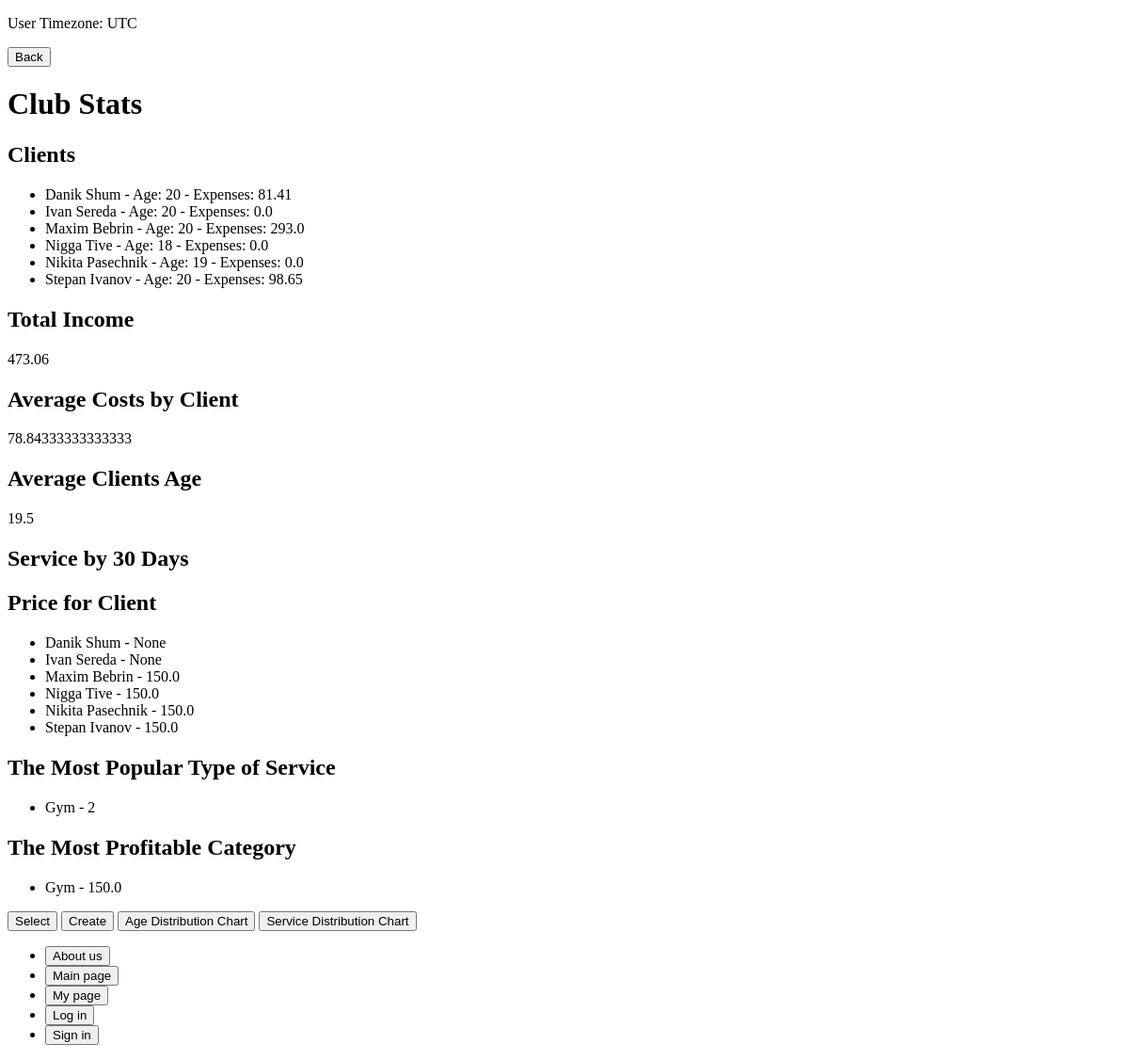
/su/ (signed in), run on an earlier commit of the app's database.
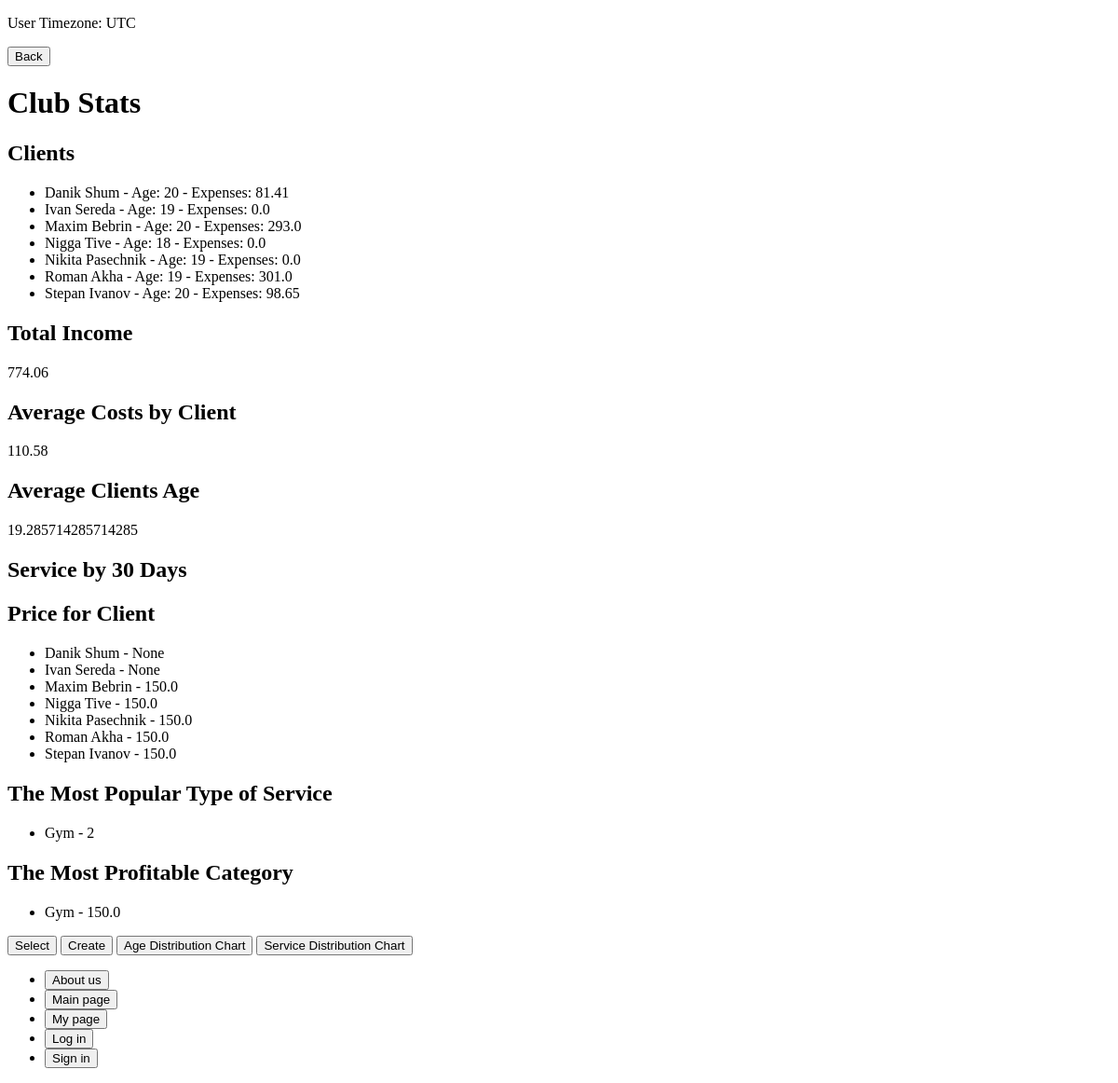
And on a later commit of the database.
### entities/models.py (models this page shows, shortened)
class Base(models.Model):
    create_date = models.DateTimeField(auto_now=True)
    update_date = models.DateTimeField(auto_now=True)
    local_create_date = models.DateTimeField(auto_now=True)
    local_update_date = models.DateTimeField(auto_now=True)
    class Meta:
        abstract = True

class Client(Base):
    user = models.OneToOneField(User, on_delete=models.CASCADE)
    phone_regex = RegexValidator(
        regex=r'\+\d{3} \(\d{2}\) \d{3}-\d{2}-\d{2}$',
        message="+375 (29) XXX-XX-XX;   "
    )
    age = models.PositiveSmallIntegerField(default=0)
    first_name = models.CharField(max_length=50)
    last_name = models.CharField(max_length=50)
    date_of_birth = models.DateField(default=datetime.date.today())
    phone_number = models.CharField(
        validators=[phone_regex],
        max_length=19,
        blank=True,
        null=True
    )
    costs = models.FloatField(default=0, validators=[MinValueValidator(0)])

### entities/views.py (the view)
# urls.py: path('su/', views.superuser_page, name='superuser'),
@login_required(login_url='admin/')
def superuser_page(request):
    clients = Client.objects.all().order_by("first_name")
    total_costs = clients.aggregate(Sum("costs"))
    avg_costs = clients.aggregate(Avg("costs"))
    avg_age = clients.aggregate(Avg("age"))["age__avg"]
    now = datetime.datetime.now()
    one_month_ago = now - timedelta(days=30)
    group_services = Group.objects.annotate(
        total_services=Count("service", filter=models.Q(service__start_time__gte=one_month_ago, service__start_time__lte=now))
    )
    client_services = clients.annotate(
        total_services=Sum("group__service__price")
    )
    service_categories = Service.objects.values("typeOfservice").annotate(
        count=Count("id")
    ).order_by("-count")
    profitable_services = Service.objects.values("typeOfservice").annotate(
        total_revenue=Sum("price")
    ).order_by("-total_revenue")
    context = {
        "clients": clients,
        "total_costs": total_costs["costs__sum"],
        "avg_costs": avg_costs["costs__avg"],
        "avg_age": avg_age,
        "group_services": group_services,
        "client_services": client_services,
        "service_categories": service_categories,
        "profitable_services": profitable_services,
    }
    return render(request, 'SuperuserPage.html', context)

### entities/templates/SuperuserPage.html (shortened to what this page needs)
{% extends "extender.html" %}
{% block content %}
<!DOCTYPE html>
<html lang="en">
<head>
</head>
<body>
    <header>
        <a href="{% url 'entities:homepage' %}"><button>Back</button></a>
    </header>
    <div class="content">
        <h1>Club Stats</h1>
        <h2>Clients</h2>
        <ul>
            {% for client in clients %}
                <li>{{ client.first_name }} {{ client.last_name }} - Age: {{ client.age }} - Expenses: {{ client.costs }}</li>
            {% endfor %}
        </ul>
        <h2>Total Income</h2>
        <p>{{ total_costs }}</p>
        <h2>Average Costs by Client</h2>
        <p>{{ avg_costs }}</p>
        <h2>Average Clients Age</h2>
        <p>{{ avg_age }}</p>
        <h2>Service by 30 Days</h2>
        <h2>Price for Client</h2>
        <ul>
            {% for client in client_services %}
                <li>{{ client.first_name }} {{ client.last_name }} - {{ client.total_services }}</li>
            {% endfor %}
        </ul>
        <h2>The Most Popular Type of Service</h2>
        <ul>
            {% for category in service_categories %}
                <li>{{ category.typeOfservice }} - {{ category.count }}</li>
            {% endfor %}
        </ul>
        <h2>The Most Profitable Category</h2>
        <ul>
            {% for category in profitable_services %}
                <li>{{ category.typeOfservice }} - {{ category.total_revenue }}</li>
            {% endfor %}
        </ul>
    </div>
    <div class="footer-links">
        <a href="{% url 'entities:delinst' %}"><button>Select</button></a>
        <a href="{% url 'entities:createinst' %}"><button>Create</button></a>
        <a href="{% url 'entities:age_distrib' %}"><button>Age Distribution Chart</button></a>
        <a href="{% url 'entities:service_distrib' %}"><button>Service Distribution Chart</button></a>
    </div>
</body>
</html>
{% endblock content %}

### entities/templates/extender.html (shortened to what this page needs)
<!DOCTYPE html>
<html lang="en">
<head>
</head>
<header>
    <p>User Timezone: <span id="user_timezone"></span></p>
</header>
{% block content%}{% endblock content%}
<header>
    <ul>
        <li><a href="{% url 'entities:about' %}"><button>About us</button></a></li>
        <li><a href="{% url 'entities:homepage' %}"><button>Main page</button></a></li>
        <li><a href="{% url 'entities:user' %}"><button>My page</button></a></li>
        <li><a href="{% url 'entities:login' %}"><button>Log in</button></a></li>
        <li><a href="{% url 'entities:signin' %}"><button>Sign in</button></a></li>
    </ul>
</header>
</html>

What changed in the data, as far as the page shows it:
changed Client "Ivan": age "20" → "19"
added Client: first_name "Roman", last_name "Akha", age "19", costs "301.0", total_services "150.0"
Also different on the page:
{{ total_costs }}: "473.06" → "774.06"
{{ avg_costs }}: "78.84333333333333" → "110.58"
{{ avg_age }}: "19.5" → "19.285714285714285"
